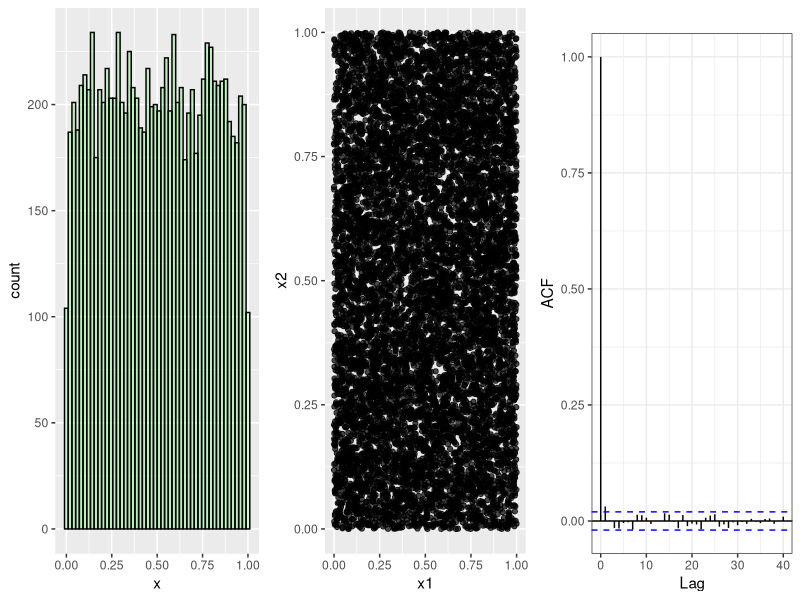
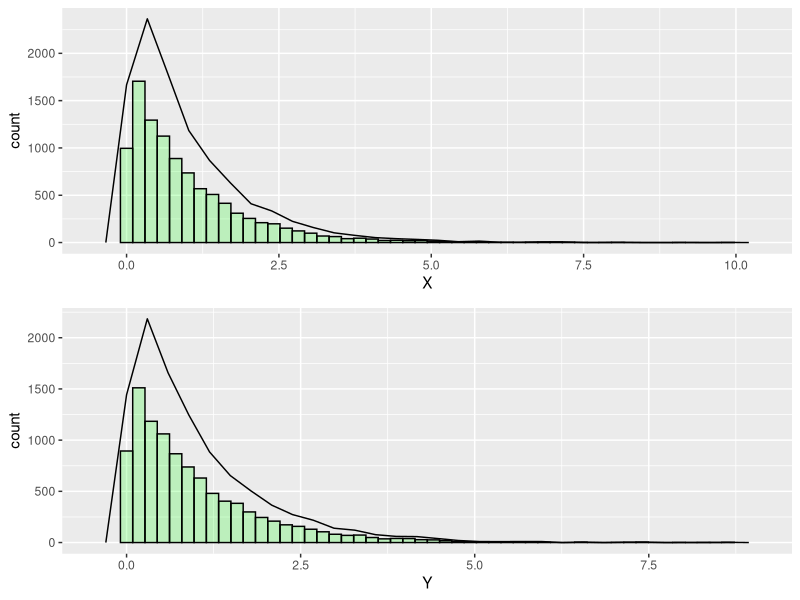
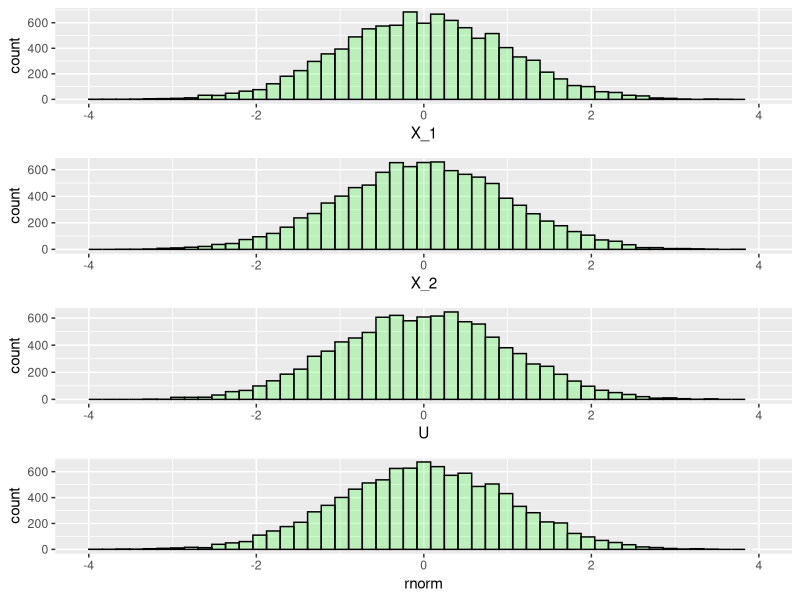

Reproduce these figures in R, in order.
## ---- chunk 1
knitr::opts_chunk$set(echo = TRUE)
options(warn=-1)
library(ggplot2)
library(dplyr)
## ---- chunk 2
# helper function to make ACF plots in ggplot
ggacf <- function(x, ci=0.95, type="correlation", xlab="Lag", ylab=NULL,
                  ylim=NULL, main=NULL, ci.col="blue", lag.max=NULL) {

    x <- as.data.frame(x)

    x.acf <- acf(x, plot=F, lag.max=lag.max, type=type)

    ci.line <- qnorm((1 - ci) / 2) / sqrt(x.acf$n.used)

    d.acf <- data.frame(lag=x.acf$lag, acf=x.acf$acf)

    g <- ggplot(d.acf, aes(x=lag, y=acf)) +
        geom_hline(yintercept=0) +
        geom_segment(aes(xend=lag, yend=0)) +
        geom_hline(yintercept=ci.line, color=ci.col, linetype="dashed") +
        geom_hline(yintercept=-ci.line, color=ci.col, linetype="dashed") +
        theme_bw() +
        xlab("Lag") +
        ggtitle(ifelse(is.null(main), "", main)) +
        if (is.null(ylab))
            ylab(ifelse(type=="partial", "PACF", "ACF"))
        else
            ylab(ylab)

    g
}
## ---- chunk 3
# generator 100 random uniform samples 
hunnit <- runif(100, min = 2, max = 5)

# check properties of uniform generator 

# create vector of randomly generated uniform vars
nsim <- 10^4 
x <- runif(nsim)

# vectors to plot 
x_1 <- x[-nsim] 

# adjacent pairs 
x_2 <- x[-1]

# place into dataframes
x <- tibble(x)
x_n <- tibble(x_1, x_2)

# plot 
x_hist <- ggplot(x, aes(x)) + geom_histogram(bins = 50, fill = "green", color = "black", alpha = 0.2)
x_plot <- ggplot(x_n, aes(x_1, x_2)) + geom_point(color = "black", alpha = 0.7) + xlab("x1") + ylab("x2")
x_acf <- ggacf(x)
gridExtra::grid.arrange(x_hist, x_plot, x_acf, ncol = 3)
## ---- chunk 4
# num random variables 
nsim <- 10^4 

U <- runif(nsim)

# transformation of uniforms 
X <- -log(U) 

# exponentials 
Y <- rexp(nsim)

# transform to data frames 
X <- tibble(X)
Y <- tibble(Y)

# plot
unif_hist <- ggplot(X, aes(X)) + geom_histogram(bins = 50, fill = "green", color = "black", alpha = 0.2) + geom_freqpoly()
exp_hist <- ggplot(Y, aes(Y)) + geom_histogram(bins = 50, fill = "green", color = "black", alpha = 0.2) + geom_freqpoly()
gridExtra::grid.arrange(unif_hist, exp_hist, nrow = 2)
## ---- chunk 5
# generate chi sq 6 dof 
U <- runif(3*10^4)

# matrix for sums
U <- matrix(data = U, nrow = 3)

# uniform to exponential 
X <- -log(U)

# sum up to get chi squares 
X <- 2 * apply(X, 2, sum)
## ---- chunk 6
# exercise 2.3, show that E[Z] = 0 and var(Z) = 1

# generate 12 unif rvs 
U <- runif(n = 12, min = -0.5, max = 0.5)

# set z = sum U_i
Z <- sum(U)

# expected value 
eU <- U * (1/12)
eU <- sum(eU)

# or E[U_i] = (1/2 + (- 1/2)) / 2 = 0, therefore E[Z] = 0 * (1/12 * 12) = 0. Similarly, var(U_i) = (1/12)(b - a)^2 = 1/12. Then Var(Z) = sum(var(U)) = 1
## ---- chunk 7
# using histograms, compare this CLT normal generator with the Box-Muller algorithm. Pay particular attention to tail probabilities

nsim = 10^4 
U_1 <- runif(nsim)
U_2 <- runif(nsim)

# transformed unif to norm
X_1 <- sqrt(-2 * log(U_1)) * cos(2 * pi * U_2)
X_2 <- sqrt(-2 * log(U_1)) * sin(2 * pi * U_2)

# rnorm for comparison 
reg_norm <- rnorm(n = 10^4, 0, 1)

# placeholder array
U <- array(0, dim = c(nsim))

# fill array with simulated unifs
for (i in 1:nsim){
  U[i] <- sum(runif(12, -0.5, 0.5))
}

# coerce to dataframe 
X_1 <- tibble(X_1)
X_2 <- tibble(X_2)
U <- tibble(U)
reg_norm <- tibble(reg_norm)

# plot 
x1_hist <- ggplot(X_1, aes(X_1)) + geom_histogram(bins = 50, fill = "green", color = "black",  alpha = 0.2) + scale_x_continuous(limits=c(-4, 4))
x2_hist <- ggplot(X_2, aes(X_2)) + geom_histogram(bins = 50, fill = "green", color = "black",  alpha = 0.2) + scale_x_continuous(limits=c(-4, 4))
u_hist <- ggplot(U, aes(U)) + geom_histogram(bins = 50, fill = "green", color = "black",  alpha = 0.2) + scale_x_continuous(limits=c(-4, 4))
reg_norm_hist <- ggplot(reg_norm, aes(reg_norm)) + geom_histogram(bins = 50, fill = "green", color = "black",  alpha = 0.2) + scale_x_continuous(limits=c(-4, 4)) + xlab("rnorm")
gridExtra::grid.arrange(x1_hist, x2_hist, u_hist, reg_norm_hist, nrow = 4)
